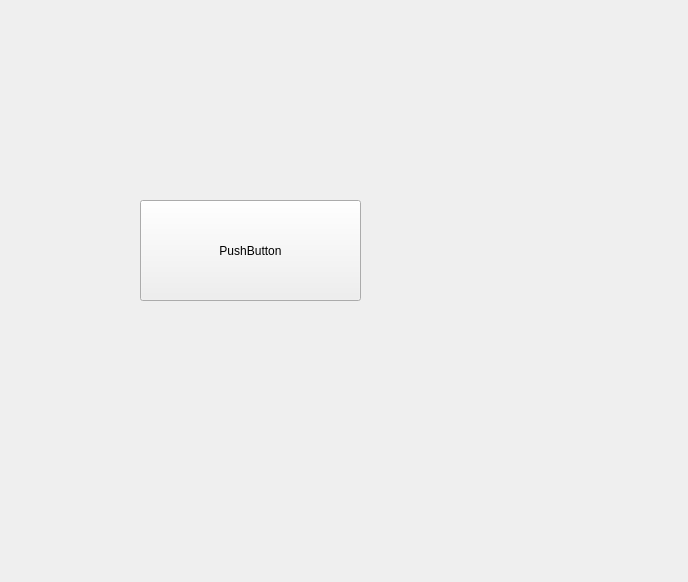
<?xml version="1.0" encoding="UTF-8"?>
<ui version="4.0">
 <class>Download</class>
 <widget class="QWidget" name="Download">
  <property name="geometry">
   <rect>
    <x>0</x>
    <y>0</y>
    <width>688</width>
    <height>582</height>
   </rect>
  </property>
  <property name="windowTitle">
   <string>Form</string>
  </property>
  <widget class="QPushButton" name="pushButton">
   <property name="geometry">
    <rect>
     <x>140</x>
     <y>200</y>
     <width>221</width>
     <height>101</height>
    </rect>
   </property>
   <property name="text">
    <string>PushButton</string>
   </property>
  </widget>
 </widget>
 <resources/>
 <connections/>
</ui>
